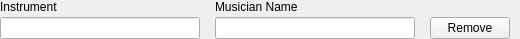
<?xml version="1.0" encoding="UTF-8"?>
<ui version="4.0">
 <class>_musician_row</class>
 <widget class="QWidget" name="_musician_row">
  <property name="geometry">
   <rect>
    <x>0</x>
    <y>0</y>
    <width>520</width>
    <height>39</height>
   </rect>
  </property>
  <property name="windowTitle">
   <string>Form</string>
  </property>
  <layout class="QGridLayout" name="gridLayout" columnstretch="1,1,0,1">
   <property name="leftMargin">
    <number>0</number>
   </property>
   <property name="topMargin">
    <number>0</number>
   </property>
   <property name="rightMargin">
    <number>0</number>
   </property>
   <property name="bottomMargin">
    <number>0</number>
   </property>
   <property name="horizontalSpacing">
    <number>15</number>
   </property>
   <property name="verticalSpacing">
    <number>3</number>
   </property>
   <item row="0" column="0">
    <widget class="QLabel" name="_instrument_caption">
     <property name="text">
      <string>Instrument</string>
     </property>
    </widget>
   </item>
   <item row="1" column="1">
    <widget class="QLineEdit" name="_musician_name">
     <property name="minimumSize">
      <size>
       <width>200</width>
       <height>0</height>
      </size>
     </property>
    </widget>
   </item>
   <item row="1" column="0">
    <widget class="QLineEdit" name="_instrument">
     <property name="minimumSize">
      <size>
       <width>200</width>
       <height>0</height>
      </size>
     </property>
    </widget>
   </item>
   <item row="0" column="1">
    <widget class="QLabel" name="_musician_name_caption">
     <property name="text">
      <string>Musician Name</string>
     </property>
    </widget>
   </item>
   <item row="1" column="2">
    <widget class="QPushButton" name="_remove_musician_button">
     <property name="cursor">
      <cursorShape>PointingHandCursor</cursorShape>
     </property>
     <property name="focusPolicy">
      <enum>Qt::StrongFocus</enum>
     </property>
     <property name="text">
      <string>Remove</string>
     </property>
    </widget>
   </item>
   <item row="1" column="3">
    <spacer name="horizontalSpacer">
     <property name="orientation">
      <enum>Qt::Horizontal</enum>
     </property>
     <property name="sizeHint" stdset="0">
      <size>
       <width>40</width>
       <height>20</height>
      </size>
     </property>
    </spacer>
   </item>
  </layout>
 </widget>
 <resources/>
 <connections/>
</ui>
